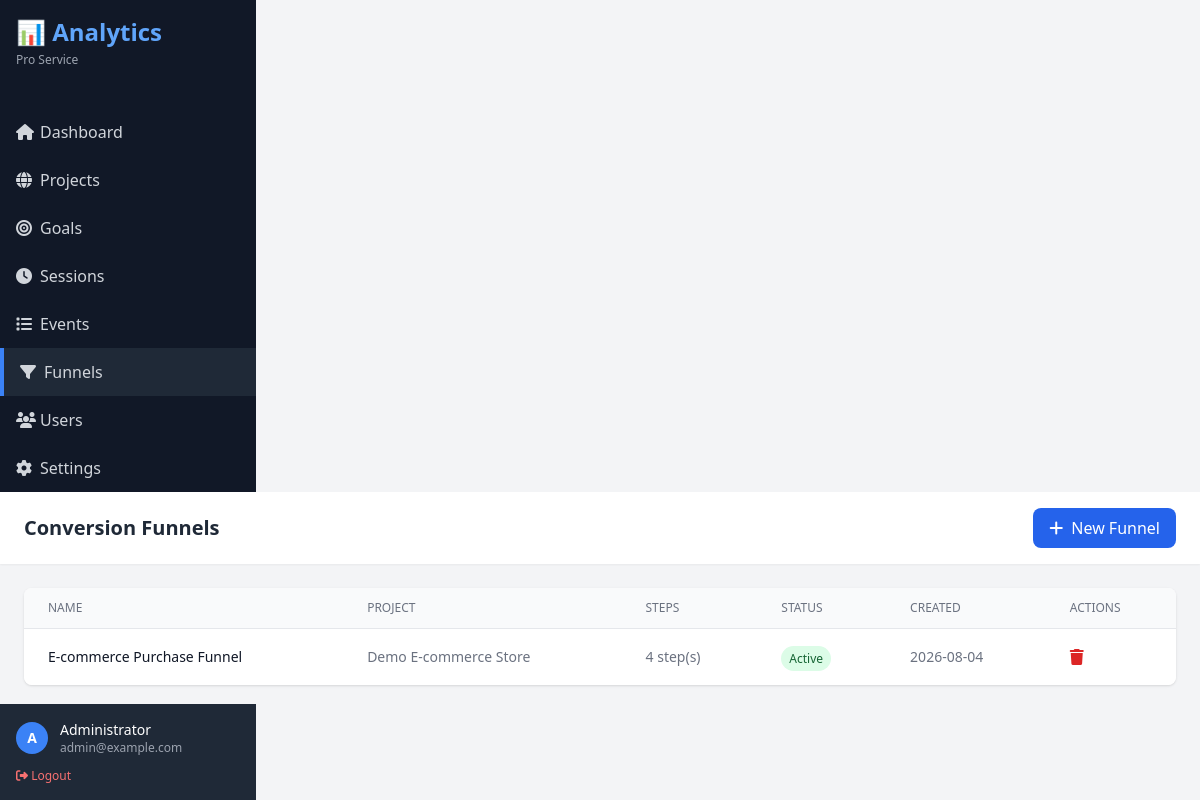
Screenshot of /admin/funnels.php (signed in) with the database file from the repository.
### tables this page shows
CREATE TABLE IF NOT EXISTS `users` (
  `id` INT UNSIGNED NOT NULL AUTO_INCREMENT,
  `email` VARCHAR(255) NOT NULL,
  `password_hash` VARCHAR(255) NOT NULL,
  `name` VARCHAR(100) NOT NULL DEFAULT 'User',
  `role` ENUM('admin', 'client') NOT NULL DEFAULT 'client',
  `is_active` TINYINT(1) NOT NULL DEFAULT 1,
  `created_at` TIMESTAMP NOT NULL DEFAULT CURRENT_TIMESTAMP,
  `updated_at` TIMESTAMP NOT NULL DEFAULT CURRENT_TIMESTAMP ON UPDATE CURRENT_TIMESTAMP,
  PRIMARY KEY (`id`),
  UNIQUE KEY `unique_email` (`email`),
  KEY `idx_role` (`role`),
  KEY `idx_is_active` (`is_active`)
);

CREATE TABLE IF NOT EXISTS `funnels` (
  `id` INT UNSIGNED NOT NULL AUTO_INCREMENT,
  `project_id` INT UNSIGNED NOT NULL,
  `name` VARCHAR(255) NOT NULL,
  `steps` JSON NOT NULL COMMENT 'Ordered array of steps',
  `is_active` TINYINT(1) NOT NULL DEFAULT 1,
  `created_at` TIMESTAMP NOT NULL DEFAULT CURRENT_TIMESTAMP,
  `updated_at` TIMESTAMP NOT NULL DEFAULT CURRENT_TIMESTAMP ON UPDATE CURRENT_TIMESTAMP,
  PRIMARY KEY (`id`),
  KEY `idx_project_id` (`project_id`),
  CONSTRAINT `fk_funnels_project` FOREIGN KEY (`project_id`) REFERENCES `projects` (`id`) ON DELETE CASCADE
);

CREATE TABLE IF NOT EXISTS `projects` (
  `id` INT UNSIGNED NOT NULL AUTO_INCREMENT,
  `user_id` INT UNSIGNED NOT NULL,
  `name` VARCHAR(255) NOT NULL,
  `domain` VARCHAR(255) NOT NULL,
  `tracking_code` VARCHAR(64) NOT NULL UNIQUE,
  `yandex_metrika_id` VARCHAR(20) DEFAULT NULL,
  `is_active` TINYINT(1) NOT NULL DEFAULT 1,
  `settings` JSON DEFAULT NULL,
  `created_at` TIMESTAMP NOT NULL DEFAULT CURRENT_TIMESTAMP,
  `updated_at` TIMESTAMP NOT NULL DEFAULT CURRENT_TIMESTAMP ON UPDATE CURRENT_TIMESTAMP,
  PRIMARY KEY (`id`),
  KEY `idx_user_id` (`user_id`),
  KEY `idx_domain` (`domain`),
  KEY `idx_tracking_code` (`tracking_code`),
  KEY `idx_is_active` (`is_active`),
  CONSTRAINT `fk_projects_user` FOREIGN KEY (`user_id`) REFERENCES `users` (`id`) ON DELETE CASCADE
);

### includes/Database.php (called while the page is built, shortened)
<?php
class Database {
    private static ?Database $instance = null;
    private ?PDO $connection = null;
    private array $config;
    private function __construct() {
        $this->config = require __DIR__ . '/config.php';
    }
    public static function getInstance(): Database {
        if (self::$instance === null) {
            self::$instance = new self();
        }
        return self::$instance;
    }
    private function connect(): void {
        $dsn = sprintf(
            "mysql:host=%s;port=%s;dbname=%s;charset=%s",
            $this->config['host'],
            $this->config['port'],
            $this->config['database'],
            $this->config['charset']
        );
        try {
            $this->connection = new PDO(
                $dsn,
                $this->config['username'],
                $this->config['password'],
                $this->config['options']
            );
        } catch (PDOException $e) {
            error_log("Database connection failed: " . $e->getMessage());
            throw new Exception("Database connection failed. Please check your configuration.");
        }
    }
    public function getConnection(): PDO {
        return $this->connection;
    }
    public function query(string $sql, array $params = []): PDOStatement {
        try {
            $stmt = $this->getConnection()->prepare($sql);
            $stmt->execute($params);
            return $stmt;
        } catch (PDOException $e) {
            error_log("Query failed: " . $e->getMessage());
            throw $e;
        }
    }
    public function fetchOne(string $sql, array $params = []): ?array {
        $result = $this->query($sql, $params)->fetch();
        return $result ?: null;
    }
    public function fetchAll(string $sql, array $params = []): array {
        return $this->query($sql, $params)->fetchAll();
    }
}

### includes/auth.php (called while the page is built, shortened)
<?php
function isLoggedIn(): bool {
    return isset($_SESSION['user_id']) && !empty($_SESSION['user_id']);
}
function getCurrentUser(): ?array {
    require_once __DIR__ . '/Database.php';
    $db = Database::getInstance();
    return $db->fetchOne(
        "SELECT id, email, name, role, is_active FROM users WHERE id = ?",
        [$_SESSION['user_id']]
    );
}
function getUserProjects(int $userId): array {
    require_once __DIR__ . '/Database.php';
    $db = Database::getInstance();
    $user = $db->fetchOne("SELECT role FROM users WHERE id = ?", [$userId]);
    if ($user['role'] === 'admin') {
        return $db->fetchAll("SELECT * FROM projects ORDER BY created_at DESC");
    }
    return $db->fetchAll(
        "SELECT * FROM projects WHERE user_id = ? ORDER BY created_at DESC",
        [$userId]
    );
}

### includes/config.php (called while the page is built)
<?php
return [
    'host' => getenv('DB_HOST') ?: 'localhost',
    'port' => getenv('DB_PORT') ?: '3306',
    'database' => getenv('DB_NAME') ?: 'analytics_service',
    'username' => getenv('DB_USER') ?: 'root',
    'password' => getenv('DB_PASS') ?: '',
    'charset' => 'utf8mb4',
    'collation' => 'utf8mb4_unicode_ci',
    'options' => [
        PDO::ATTR_ERRMODE => PDO::ERRMODE_EXCEPTION,
        PDO::ATTR_DEFAULT_FETCH_MODE => PDO::FETCH_ASSOC,
        PDO::ATTR_EMULATE_PREPARES => false,
        PDO::MYSQL_ATTR_INIT_COMMAND => "SET NAMES utf8mb4 COLLATE utf8mb4_unicode_ci"
    ]
];

### admin/funnels.php (the view, shortened to what this page needs)
<?php
require_once __DIR__ . '/../includes/Database.php';
require_once __DIR__ . '/../includes/auth.php';
$user = getCurrentUser();
$db = Database::getInstance();
$projects = getUserProjects($user['id']);
$projectIds = array_column($projects, 'id');
$funnels = [];
if (!empty($projectIds) && $user['role'] === 'admin') {
    $placeholders = implode(',', array_fill(0, count($projectIds), '?'));
    $funnels = $db->fetchAll(
        "SELECT f.*, p.name as project_name
         FROM funnels f
         JOIN projects p ON f.project_id = p.id
         WHERE f.project_id IN ($placeholders)
         ORDER BY f.created_at DESC",
        $projectIds
    );
}
?>
<!DOCTYPE html>
<html lang="en">
<head>
    <script src="https://cdn.tailwindcss.com"></script>
    <link rel="stylesheet" href="https://cdnjs.cloudflare.com/ajax/libs/font-awesome/6.4.0/css/all.min.css">
</head>
<body class="bg-gray-100">
    <?php include 'includes/sidebar.php'; ?>
    <div class="flex-1 overflow-y-auto">
        <header class="bg-white shadow-sm">
            <div class="px-6 py-4 flex justify-between items-center">
                <h2 class="text-xl font-semibold text-gray-800">Conversion Funnels</h2>
                <?php if ($user['role'] === 'admin'): ?>
                <button onclick="document.getElementById('newFunnelModal').classList.remove('hidden')"
                        class="bg-blue-600 text-white px-4 py-2 rounded-lg hover:bg-blue-700 transition">
                    <i class="fas fa-plus mr-2"></i>New Funnel
                </button>
                <?php endif; ?>
            </div>
        </header>
        <div class="p-6">
            <div class="bg-white rounded-lg shadow overflow-hidden">
                <table class="min-w-full divide-y divide-gray-200">
                    <thead class="bg-gray-50">
                        <tr>
                            <th class="px-6 py-3 text-left text-xs font-medium text-gray-500 uppercase">Name</th>
                            <th class="px-6 py-3 text-left text-xs font-medium text-gray-500 uppercase">Project</th>
                            <th class="px-6 py-3 text-left text-xs font-medium text-gray-500 uppercase">Steps</th>
                            <th class="px-6 py-3 text-left text-xs font-medium text-gray-500 uppercase">Status</th>
                            <th class="px-6 py-3 text-left text-xs font-medium text-gray-500 uppercase">Created</th>
                            <th class="px-6 py-3 text-left text-xs font-medium text-gray-500 uppercase">Actions</th>
                        </tr>
                    </thead>
                    <tbody class="bg-white divide-y divide-gray-200">
                        <?php foreach ($funnels as $funnel): ?>
                        <tr>
                            <td class="px-6 py-4 whitespace-nowrap">
                                <div class="text-sm font-medium text-gray-900"><?= htmlspecialchars($funnel['name']) ?></div>
                            </td>
                            <td class="px-6 py-4 whitespace-nowrap text-sm text-gray-500">
                                <?= htmlspecialchars($funnel['project_name']) ?>
                            </td>
                            <td class="px-6 py-4 whitespace-nowrap text-sm text-gray-500">
                                <?php
                                $steps = json_decode($funnel['steps'], true);
                                echo count($steps ?: []) . ' step(s)';
                                ?>
                            </td>
                            <td class="px-6 py-4 whitespace-nowrap">
                                <span class="px-2 py-1 text-xs rounded-full <?= $funnel['is_active'] ? 'bg-green-100 text-green-800' : 'bg-red-100 text-red-800' ?>">
                                    <?= $funnel['is_active'] ? 'Active' : 'Inactive' ?>
                                </span>
                            </td>
                            <td class="px-6 py-4 whitespace-nowrap text-sm text-gray-500">
                                <?= date('Y-m-d', strtotime($funnel['created_at'])) ?>
                            </td>
                            <td class="px-6 py-4 whitespace-nowrap">
                                <?php if ($user['role'] === 'admin'): ?>
                                <form method="POST" class="inline" onsubmit="return confirm('Delete?')">
                                    <button type="submit" class="text-red-600 hover:text-red-900">
                                        <i class="fas fa-trash"></i>
                                    </button>
                                </form>
                                <?php endif; ?>
                            </td>
                        </tr>
                        <?php endforeach; ?>
                    </tbody>
                </table>
            </div>
        </div>
    </div>
</body>
</html>

### admin/includes/sidebar.php (shortened to what this page needs)
<aside class="w-64 bg-gray-900 text-white flex-shrink-0 hidden md:block">
    <div class="p-4">
        <h1 class="text-2xl font-bold text-blue-400">📊 Analytics</h1>
        <p class="text-xs text-gray-400 mt-1">Pro Service</p>
    </div>
    <nav class="mt-6">
        <a href="/admin/index.php" class="flex items-center px-4 py-3 text-gray-300 hover:bg-gray-800 hover:text-white transition <?= basename($_SERVER['PHP_SELF']) === 'index.php' ? 'bg-gray-800 border-l-4 border-blue-500' : '' ?>">
            <i class="fas fa-home w-6"></i>
            <span>Dashboard</span>
        </a>
        <a href="/admin/projects.php" class="flex items-center px-4 py-3 text-gray-300 hover:bg-gray-800 hover:text-white transition <?= basename($_SERVER['PHP_SELF']) === 'projects.php' ? 'bg-gray-800 border-l-4 border-blue-500' : '' ?>">
            <i class="fas fa-globe w-6"></i>
            <span>Projects</span>
        </a>
        <a href="/admin/goals.php" class="flex items-center px-4 py-3 text-gray-300 hover:bg-gray-800 hover:text-white transition <?= basename($_SERVER['PHP_SELF']) === 'goals.php' ? 'bg-gray-800 border-l-4 border-blue-500' : '' ?>">
            <i class="fas fa-bullseye w-6"></i>
            <span>Goals</span>
        </a>
        <a href="/admin/sessions.php" class="flex items-center px-4 py-3 text-gray-300 hover:bg-gray-800 hover:text-white transition <?= basename($_SERVER['PHP_SELF']) === 'sessions.php' ? 'bg-gray-800 border-l-4 border-blue-500' : '' ?>">
            <i class="fas fa-clock w-6"></i>
            <span>Sessions</span>
        </a>
        <a href="/admin/events.php" class="flex items-center px-4 py-3 text-gray-300 hover:bg-gray-800 hover:text-white transition <?= basename($_SERVER['PHP_SELF']) === 'events.php' ? 'bg-gray-800 border-l-4 border-blue-500' : '' ?>">
            <i class="fas fa-list w-6"></i>
            <span>Events</span>
        </a>
        <a href="/admin/funnels.php" class="flex items-center px-4 py-3 text-gray-300 hover:bg-gray-800 hover:text-white transition <?= basename($_SERVER['PHP_SELF']) === 'funnels.php' ? 'bg-gray-800 border-l-4 border-blue-500' : '' ?>">
            <i class="fas fa-filter w-6"></i>
            <span>Funnels</span>
        </a>
        <?php if ($user && $user['role'] === 'admin'): ?>
        <a href="/admin/users.php" class="flex items-center px-4 py-3 text-gray-300 hover:bg-gray-800 hover:text-white transition <?= basename($_SERVER['PHP_SELF']) === 'users.php' ? 'bg-gray-800 border-l-4 border-blue-500' : '' ?>">
            <i class="fas fa-users w-6"></i>
            <span>Users</span>
        </a>
        <a href="/admin/settings.php" class="flex items-center px-4 py-3 text-gray-300 hover:bg-gray-800 hover:text-white transition <?= basename($_SERVER['PHP_SELF']) === 'settings.php' ? 'bg-gray-800 border-l-4 border-blue-500' : '' ?>">
            <i class="fas fa-cog w-6"></i>
            <span>Settings</span>
        </a>
        <?php endif; ?>
    </nav>
    <div class="absolute bottom-0 w-64 p-4 bg-gray-800">
        <div class="flex items-center">
            <div class="w-8 h-8 rounded-full bg-blue-500 flex items-center justify-center">
                <span class="text-sm font-bold"><?= htmlspecialchars( strtoupper(substr($user['name'] ?? 'U', 0, 1)) ) ?></span>
            </div>
            <div class="ml-3">
                <p class="text-sm font-medium"><?= htmlspecialchars($user['name'] ?? 'User') ?></p>
                <p class="text-xs text-gray-400"><?= htmlspecialchars($user['email'] ?? '') ?></p>
            </div>
        </div>
        <a href="/admin/logout.php" class="mt-3 block text-xs text-red-400 hover:text-red-300">
            <i class="fas fa-sign-out-alt"></i> Logout
        </a>
    </div>
</aside>

### rows the page displays
users: name "A", name "Administrator", email "admin@example.com"
funnels: name "E-commerce Purchase Funnel", project.name "Demo E-commerce Store", steps "4", is_active "Active", created_at "2026-08-04"
